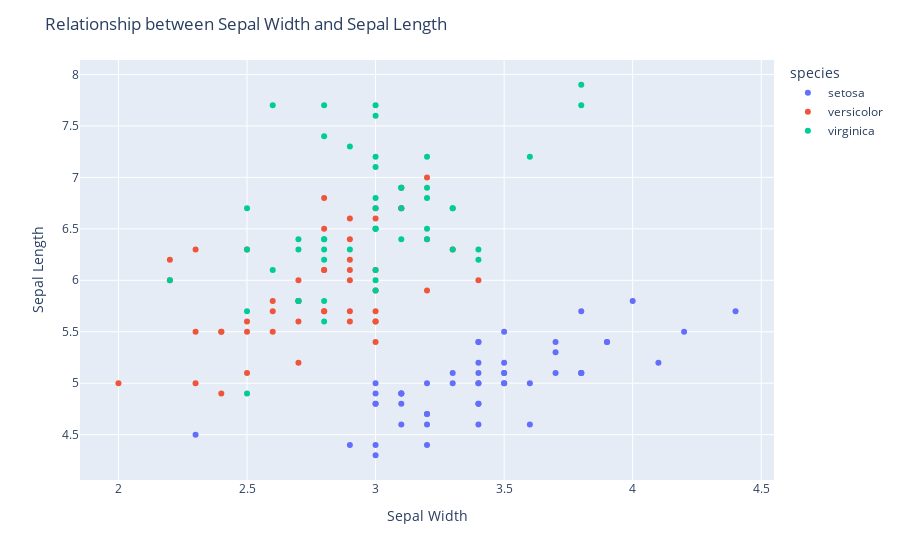

Source (notebook cell):
### Markdown cell above
Use Plotly to create an interactive scatter plot to visualize the relationship between the sepal length and sepal width of the flowers in the Iris dataset:

### Code cell
import plotly.express as px

# Load iris dataset
iris = px.data.iris()

# Create scatter plot
fig = px.scatter(iris, x="sepal_width", y="sepal_length", color="species", hover_data=["petal_width", "petal_length"])

# Add tooltips
fig.update_traces(hovertemplate="Sepal Width: %{x}<br>Sepal Length: %{y}<br>Petal Width: %{customdata[0]}<br>Petal Length: %{customdata[1]}")

# Add axis labels and title
fig.update_layout(
    xaxis_title="Sepal Width",
    yaxis_title="Sepal Length",
    title="Relationship between Sepal Width and Sepal Length"
)

# Show the plot
fig.show()

### Figure 1 — Plotly figure (JSON) as saved in the notebook; plotly's stock layout.template omitted (floating-point values rounded to 4 significant figures)
{"data": [{"customdata": [[0.2, 1.4], [0.2, 1.4], [0.2, 1.3], [0.2, 1.5], [0.2, 1.4], [0.4, 1.7], [0.3, 1.4], [0.2, 1.5], [0.2, 1.4], [0.1, 1.5], [0.2, 1.5], [0.2, 1.6], [0.1, 1.4], [0.1, 1.1], [0.2, 1.2], [0.4, 1.5], [0.4, 1.3], [0.3, 1.4], [0.3, 1.7], [0.3, 1.5], [0.2, 1.7], [0.4, 1.5], [0.2, 1], [0.5, 1.7], [0.2, 1.9], [0.2, 1.6], [0.4, 1.6], [0.2, 1.5], [0.2, 1.4], [0.2, 1.6], [0.2, 1.6], [0.4, 1.5], [0.1, 1.5], [0.2, 1.4], [0.1, 1.5], [0.2, 1.2], [0.2, 1.3], [0.1, 1.5], [0.2, 1.3], [0.2, 1.5], [0.3, 1.3], [0.3, 1.3], [0.2, 1.3], [0.6, 1.6], [0.4, 1.9], [0.3, 1.4], [0.2, 1.6], [0.2, 1.4], [0.2, 1.5], [0.2, 1.4]], "hovertemplate": "Sepal Width: %{x}<br>Sepal Length: %{y}<br>Petal Width: %{customdata[0]}<br>Petal Length: %{customdata[1]}", "legendgroup": "setosa", "marker": {"color": "#636efa", "symbol": "circle"}, "mode": "markers", "name": "setosa", "orientation": "v", "showlegend": true, "type": "scatter", "x": [3.5, 3, 3.2, 3.1, 3.6, 3.9, 3.4, 3.4, 2.9, 3.1, 3.7, 3.4, 3, 3, 4, 4.4, 3.9, 3.5, 3.8, 3.8, 3.4, 3.7, 3.6, 3.3, 3.4, 3, 3.4, 3.5, 3.4, 3.2, 3.1, 3.4, 4.1, 4.2, 3.1, 3.2, 3.5, 3.1, 3, 3.4, 3.5, 2.3, 3.2, 3.5, 3.8, 3, 3.8, 3.2, 3.7, 3.3], "xaxis": "x", "y": [5.1, 4.9, 4.7, 4.6, 5, 5.4, 4.6, 5, 4.4, 4.9, 5.4, 4.8, 4.8, 4.3, 5.8, 5.7, 5.4, 5.1, 5.7, 5.1, 5.4, 5.1, 4.6, 5.1, 4.8, 5, 5, 5.2, 5.2, 4.7, 4.8, 5.4, 5.2, 5.5, 4.9, 5, 5.5, 4.9, 4.4, 5.1, 5, 4.5, 4.4, 5, 5.1, 4.8, 5.1, 4.6, 5.3, 5], "yaxis": "y"}, {"customdata": [[1.4, 4.7], [1.5, 4.5], [1.5, 4.9], [1.3, 4], [1.5, 4.6], [1.3, 4.5], [1.6, 4.7], [1, 3.3], [1.3, 4.6], [1.4, 3.9], [1, 3.5], [1.5, 4.2], [1, 4], [1.4, 4.7], [1.3, 3.6], [1.4, 4.4], [1.5, 4.5], [1, 4.1], [1.5, 4.5], [1.1, 3.9], [1.8, 4.8], [1.3, 4], [1.5, 4.9], [1.2, 4.7], [1.3, 4.3], [1.4, 4.4], [1.4, 4.8], [1.7, 5], [1.5, 4.5], [1, 3.5], [1.1, 3.8], [1, 3.7], [1.2, 3.9], [1.6, 5.1], [1.5, 4.5], [1.6, 4.5], [1.5, 4.7], [1.3, 4.4], [1.3, 4.1], [1.3, 4], [1.2, 4.4], [1.4, 4.6], [1.2, 4], [1, 3.3], [1.3, 4.2], [1.2, 4.2], [1.3, 4.2], [1.3, 4.3], [1.1, 3], [1.3, 4.1]], "hovertemplate": "Sepal Width: %{x}<br>Sepal Length: %{y}<br>Petal Width: %{customdata[0]}<br>Petal Length: %{customdata[1]}", "legendgroup": "versicolor", "marker": {"color": "#EF553B", "symbol": "circle"}, "mode": "markers", "name": "versicolor", "orientation": "v", "showlegend": true, "type": "scatter", "x": [3.2, 3.2, 3.1, 2.3, 2.8, 2.8, 3.3, 2.4, 2.9, 2.7, 2, 3, 2.2, 2.9, 2.9, 3.1, 3, 2.7, 2.2, 2.5, 3.2, 2.8, 2.5, 2.8, 2.9, 3, 2.8, 3, 2.9, 2.6, 2.4, 2.4, 2.7, 2.7, 3, 3.4, 3.1, 2.3, 3, 2.5, 2.6, 3, 2.6, 2.3, 2.7, 3, 2.9, 2.9, 2.5, 2.8], "xaxis": "x", "y": [7, 6.4, 6.9, 5.5, 6.5, 5.7, 6.3, 4.9, 6.6, 5.2, 5, 5.9, 6, 6.1, 5.6, 6.7, 5.6, 5.8, 6.2, 5.6, 5.9, 6.1, 6.3, 6.1, 6.4, 6.6, 6.8, 6.7, 6, 5.7, 5.5, 5.5, 5.8, 6, 5.4, 6, 6.7, 6.3, 5.6, 5.5, 5.5, 6.1, 5.8, 5, 5.6, 5.7, 5.7, 6.2, 5.1, 5.7], "yaxis": "y"}, {"customdata": [[2.5, 6], [1.9, 5.1], [2.1, 5.9], [1.8, 5.6], [2.2, 5.8], [2.1, 6.6], [1.7, 4.5], [1.8, 6.3], [1.8, 5.8], [2.5, 6.1], [2, 5.1], [1.9, 5.3], [2.1, 5.5], [2, 5], [2.4, 5.1], [2.3, 5.3], [1.8, 5.5], [2.2, 6.7], [2.3, 6.9], [1.5, 5], [2.3, 5.7], [2, 4.9], [2, 6.7], [1.8, 4.9], [2.1, 5.7], [1.8, 6], [1.8, 4.8], [1.8, 4.9], [2.1, 5.6], [1.6, 5.8], [1.9, 6.1], [2, 6.4], [2.2, 5.6], [1.5, 5.1], [1.4, 5.6], [2.3, 6.1], [2.4, 5.6], [1.8, 5.5], [1.8, 4.8], [2.1, 5.4], [2.4, 5.6], [2.3, 5.1], [1.9, 5.1], [2.3, 5.9], [2.5, 5.7], [2.3, 5.2], [1.9, 5], [2, 5.2], [2.3, 5.4], [1.8, 5.1]], "hovertemplate": "Sepal Width: %{x}<br>Sepal Length: %{y}<br>Petal Width: %{customdata[0]}<br>Petal Length: %{customdata[1]}", "legendgroup": "virginica", "marker": {"color": "#00cc96", "symbol": "circle"}, "mode": "markers", "name": "virginica", "orientation": "v", "showlegend": true, "type": "scatter", "x": [3.3, 2.7, 3, 2.9, 3, 3, 2.5, 2.9, 2.5, 3.6, 3.2, 2.7, 3, 2.5, 2.8, 3.2, 3, 3.8, 2.6, 2.2, 3.2, 2.8, 2.8, 2.7, 3.3, 3.2, 2.8, 3, 2.8, 3, 2.8, 3.8, 2.8, 2.8, 2.6, 3, 3.4, 3.1, 3, 3.1, 3.1, 3.1, 2.7, 3.2, 3.3, 3, 2.5, 3, 3.4, 3], "xaxis": "x", "y": [6.3, 5.8, 7.1, 6.3, 6.5, 7.6, 4.9, 7.3, 6.7, 7.2, 6.5, 6.4, 6.8, 5.7, 5.8, 6.4, 6.5, 7.7, 7.7, 6, 6.9, 5.6, 7.7, 6.3, 6.7, 7.2, 6.2, 6.1, 6.4, 7.2, 7.4, 7.9, 6.4, 6.3, 6.1, 7.7, 6.3, 6.4, 6, 6.9, 6.7, 6.9, 5.8, 6.8, 6.7, 6.7, 6.3, 6.5, 6.2, 5.9], "yaxis": "y"}], "layout": {"legend": {"title": {"text": "species"}, "tracegroupgap": 0}, "margin": {"t": 60}, "title": {"text": "Relationship between Sepal Width and Sepal Length"}, "xaxis": {"anchor": "y", "domain": [0, 1], "title": {"text": "Sepal Width"}}, "yaxis": {"anchor": "x", "domain": [0, 1], "title": {"text": "Sepal Length"}}}}
